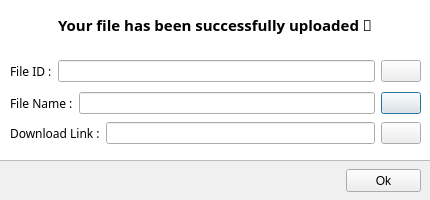
<?xml version="1.0" encoding="UTF-8"?>
<ui version="4.0">
 <class>Uploaded</class>
 <widget class="QDialog" name="Uploaded">
  <property name="geometry">
   <rect>
    <x>0</x>
    <y>0</y>
    <width>430</width>
    <height>200</height>
   </rect>
  </property>
  <property name="minimumSize">
   <size>
    <width>430</width>
    <height>200</height>
   </size>
  </property>
  <property name="maximumSize">
   <size>
    <width>430</width>
    <height>200</height>
   </size>
  </property>
  <property name="windowTitle">
   <string>Starfiles - All done</string>
  </property>
  <property name="windowIcon">
   <iconset resource="assets/resources.qrc">
    <normaloff>:/images/images/logo/favicon.ico</normaloff>:/images/images/logo/favicon.ico</iconset>
  </property>
  <property name="styleSheet">
   <string notr="true">#Uploaded {
	background-color:#ffffff;
}

QFrame {
	background-color:#f0f0f0;
}

QLabel {
	
	background-color: rgba(255, 255, 255, 0);
}</string>
  </property>
  <widget class="QWidget" name="centralwidget">
   <widget class="QLabel" name="label">
    <property name="geometry">
     <rect>
      <x>10</x>
      <y>10</y>
      <width>410</width>
      <height>30</height>
     </rect>
    </property>
    <property name="font">
     <font>
      <family>Titillium Web</family>
      <pointsize>11</pointsize>
      <weight>75</weight>
      <bold>true</bold>
     </font>
    </property>
    <property name="text">
     <string>&lt;html&gt;&lt;head/&gt;&lt;body&gt;&lt;p align=&quot;center&quot;&gt;&lt;span style=&quot; color:#000000;&quot;&gt;Your file has been successfully uploaded &lt;/span&gt;&lt;span style=&quot; font-weight:400; color:#000000;&quot;&gt;🥳&lt;/span&gt;&lt;/p&gt;&lt;/body&gt;&lt;/html&gt;</string>
    </property>
   </widget>
   <widget class="QWidget" name="layoutWidget">
    <property name="geometry">
     <rect>
      <x>10</x>
      <y>90</y>
      <width>411</width>
      <height>26</height>
     </rect>
    </property>
    <layout class="QHBoxLayout" name="horizontalLayout_2">
     <item>
      <widget class="QLabel" name="label_3">
       <property name="font">
        <font>
         <family>Titillium Web</family>
         <pointsize>9</pointsize>
        </font>
       </property>
       <property name="text">
        <string>File Name :</string>
       </property>
      </widget>
     </item>
     <item>
      <widget class="QLineEdit" name="FileName">
       <property name="readOnly">
        <bool>true</bool>
       </property>
      </widget>
     </item>
     <item>
      <widget class="QPushButton" name="BtnCopyFN">
       <property name="cursor">
        <cursorShape>PointingHandCursor</cursorShape>
       </property>
       <property name="text">
        <string/>
       </property>
       <property name="icon">
        <iconset resource="assets/resources.qrc">
         <normaloff>:/images/images/copy.svg</normaloff>:/images/images/copy.svg</iconset>
       </property>
       <property name="iconSize">
        <size>
         <width>14</width>
         <height>16</height>
        </size>
       </property>
      </widget>
     </item>
    </layout>
   </widget>
   <widget class="QWidget" name="layoutWidget_2">
    <property name="geometry">
     <rect>
      <x>10</x>
      <y>120</y>
      <width>411</width>
      <height>26</height>
     </rect>
    </property>
    <layout class="QHBoxLayout" name="horizontalLayout_3">
     <item>
      <widget class="QLabel" name="label_4">
       <property name="font">
        <font>
         <family>Titillium Web</family>
         <pointsize>9</pointsize>
        </font>
       </property>
       <property name="text">
        <string>Download Link :</string>
       </property>
      </widget>
     </item>
     <item>
      <widget class="QLineEdit" name="DownloadLink">
       <property name="readOnly">
        <bool>true</bool>
       </property>
      </widget>
     </item>
     <item>
      <widget class="QPushButton" name="BtnCopyDL">
       <property name="cursor">
        <cursorShape>PointingHandCursor</cursorShape>
       </property>
       <property name="text">
        <string/>
       </property>
       <property name="icon">
        <iconset resource="assets/resources.qrc">
         <normaloff>:/images/images/copy.svg</normaloff>:/images/images/copy.svg</iconset>
       </property>
       <property name="iconSize">
        <size>
         <width>14</width>
         <height>16</height>
        </size>
       </property>
      </widget>
     </item>
    </layout>
   </widget>
   <widget class="QFrame" name="frame">
    <property name="geometry">
     <rect>
      <x>-1</x>
      <y>160</y>
      <width>432</width>
      <height>41</height>
     </rect>
    </property>
    <property name="frameShape">
     <enum>QFrame::StyledPanel</enum>
    </property>
    <property name="frameShadow">
     <enum>QFrame::Raised</enum>
    </property>
    <widget class="QPushButton" name="BtnOk">
     <property name="geometry">
      <rect>
       <x>347</x>
       <y>9</y>
       <width>75</width>
       <height>23</height>
      </rect>
     </property>
     <property name="cursor">
      <cursorShape>PointingHandCursor</cursorShape>
     </property>
     <property name="text">
      <string>Ok</string>
     </property>
    </widget>
   </widget>
   <widget class="QWidget" name="layoutWidget">
    <property name="geometry">
     <rect>
      <x>10</x>
      <y>58</y>
      <width>411</width>
      <height>26</height>
     </rect>
    </property>
    <layout class="QHBoxLayout" name="horizontalLayout">
     <item>
      <widget class="QLabel" name="label_2">
       <property name="font">
        <font>
         <family>Titillium Web</family>
         <pointsize>9</pointsize>
        </font>
       </property>
       <property name="text">
        <string>File ID :</string>
       </property>
      </widget>
     </item>
     <item>
      <widget class="QLineEdit" name="FileID">
       <property name="frame">
        <bool>true</bool>
       </property>
       <property name="readOnly">
        <bool>true</bool>
       </property>
      </widget>
     </item>
     <item>
      <widget class="QPushButton" name="BtnCopyFID">
       <property name="cursor">
        <cursorShape>PointingHandCursor</cursorShape>
       </property>
       <property name="text">
        <string/>
       </property>
       <property name="icon">
        <iconset resource="assets/resources.qrc">
         <normaloff>:/images/images/copy.svg</normaloff>:/images/images/copy.svg</iconset>
       </property>
       <property name="iconSize">
        <size>
         <width>14</width>
         <height>16</height>
        </size>
       </property>
       <property name="flat">
        <bool>false</bool>
       </property>
      </widget>
     </item>
    </layout>
   </widget>
  </widget>
 </widget>
 <resources>
  <include location="assets/resources.qrc"/>
 </resources>
 <connections/>
</ui>
